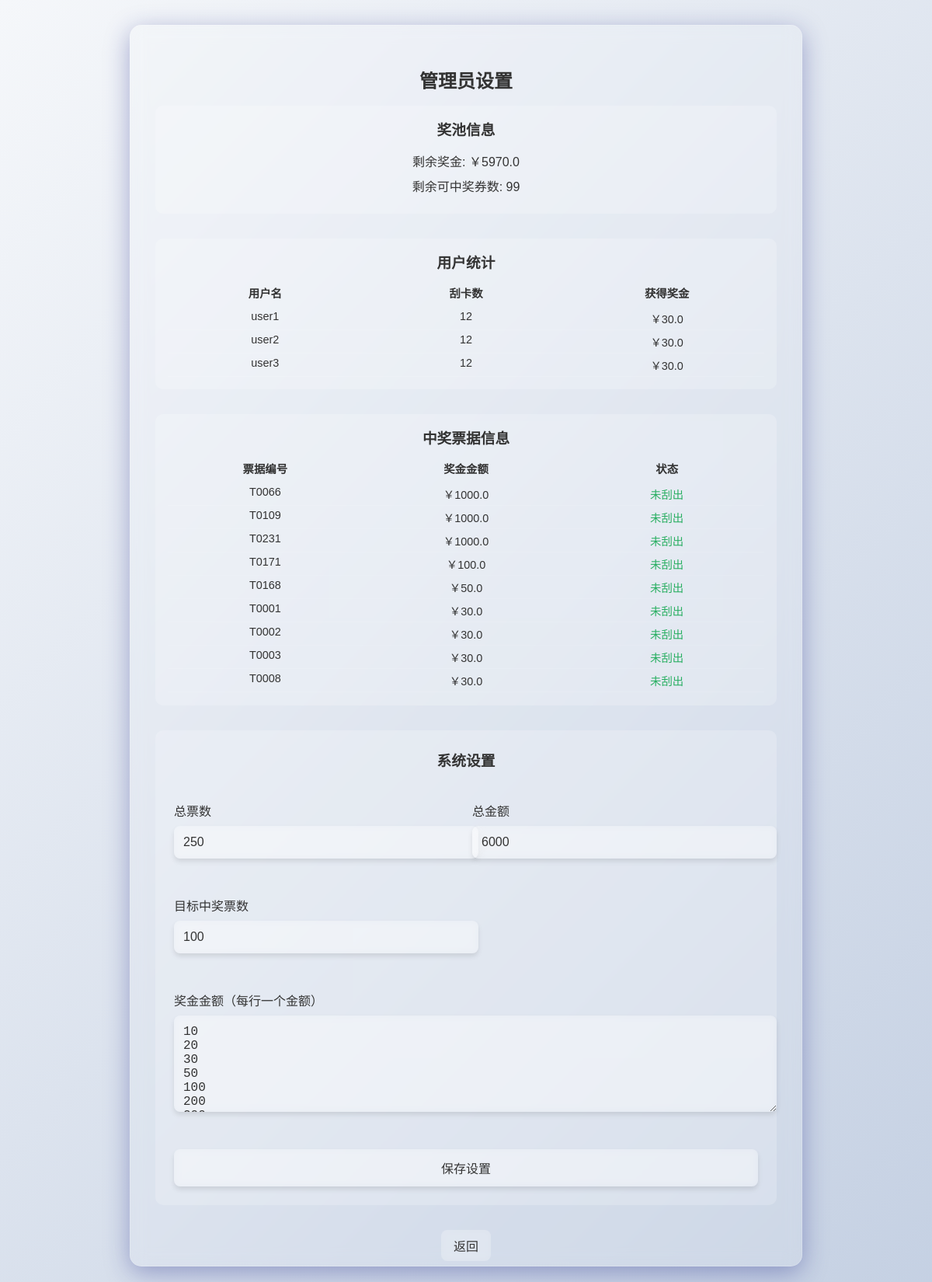
/admin/settings (signed in), run on the app's committed database.
### tables this page shows
CREATE TABLE users (
                id INTEGER PRIMARY KEY,
                username TEXT UNIQUE,
                password TEXT,
                spent_amount REAL DEFAULT 0
            );

CREATE TABLE tickets (
                id INTEGER PRIMARY KEY,
                ticket_number TEXT,
                amount REAL,
                is_selected INTEGER DEFAULT 0
            );

### app.py (the view, shortened to what this page needs)
@app.route('/admin/settings', methods=['GET', 'POST'])
def admin_settings():
    if 'admin' not in session:
        return redirect(url_for('admin'))
    try:
        with open('setting.json', 'r', encoding='utf-8') as f:
            settings = json.load(f)
    except FileNotFoundError:
        settings = {
            'total_tickets': 100,
            'total_amount': 10000,
            'target_winning_tickets': 50,
            'prize_amounts': [10, 20, 30, 50, 100, 200, 500, 1000]
        }
    user_stats = []
    remaining_prize_pool = 0
    remaining_winning_tickets = 0
    winning_tickets = []
    try:
        conn = sqlite3.connect('xx.sqlite')
        cursor = conn.cursor()
        cursor.execute('SELECT username FROM users')
        users = cursor.fetchall()
        cursor.execute('SELECT COUNT(*), COALESCE(SUM(amount), 0) FROM tickets WHERE is_selected = 1')
        total_scratched, total_winnings = cursor.fetchone()
        user_stats = []
        for user in users:
            user_stats.append((user[0], total_scratched or 0, total_winnings or 0))
        cursor.execute('SELECT COALESCE(SUM(amount), 0) FROM tickets WHERE is_selected = 1 AND amount > 0')
        won_amount = cursor.fetchone()[0] or 0
        remaining_prize_pool = settings['total_amount'] - won_amount
        cursor.execute('SELECT COUNT(*) FROM tickets WHERE is_selected = 1 AND amount > 0')
        won_tickets = cursor.fetchone()[0] or 0
        remaining_winning_tickets = settings['target_winning_tickets'] - won_tickets
        cursor.execute('SELECT ticket_number, amount, is_selected FROM tickets WHERE amount > 0 ORDER BY amount DESC, ticket_number')
        winning_tickets = cursor.fetchall()
        conn.close()
    except sqlite3.Error as e:
        print(f"查询统计信息错误: {e}")
    return render_template('admin_settings.html',
                         settings=settings,
                         user_stats=user_stats,
                         remaining_prize_pool=remaining_prize_pool,
                         remaining_winning_tickets=remaining_winning_tickets,
                         winning_tickets=winning_tickets)

### templates/admin_settings.html (shortened to what this page needs)
<!DOCTYPE html>
<html lang="zh-CN">
<head>
    <link rel="stylesheet" href="{{ url_for('static', filename='css/style.css') }}">
</head>
<body>
    <div class="glass-container">
        <h2>管理员设置</h2>
        <div style="margin-bottom: 2rem; padding: 1rem; background: rgba(255, 255, 255, 0.2); border-radius: 10px;">
            <h3 style="margin: 0 0 1rem 0; color: #333;">奖池信息</h3>
            <p style="margin: 0.5rem 0; color: #333;">剩余奖金: ￥{{ remaining_prize_pool }}</p>
            <p style="margin: 0.5rem 0; color: #333;">剩余可中奖券数: {{ remaining_winning_tickets }}</p>
        </div>
        <div style="margin-bottom: 2rem; padding: 1rem; background: rgba(255, 255, 255, 0.2); border-radius: 10px;">
            <h3 style="margin: 0 0 1rem 0; color: #333;">用户统计</h3>
            <div style="max-height: 200px; overflow-y: auto;">
                <div style="display: grid; grid-template-columns: 1fr 1fr 1fr; gap: 0.5rem; font-size: 0.9rem; margin-bottom: 0.5rem;">
                    <div style="font-weight: bold; color: #333;">用户名</div>
                    <div style="font-weight: bold; color: #333;">刮卡数</div>
                    <div style="font-weight: bold; color: #333;">获得奖金</div>
                </div>
                {% for user_stat in user_stats %}
                <div style="display: grid; grid-template-columns: 1fr 1fr 1fr; gap: 0.5rem; font-size: 0.9rem; padding: 0.25rem 0; border-bottom: 1px solid rgba(255, 255, 255, 0.1);">
                    <div style="color: #333;">{{ user_stat[0] }}</div>
                    <div style="color: #333;">{{ user_stat[1] }}</div>
                    <div style="color: #333;">￥{{ user_stat[2] }}</div>
                </div>
                {% endfor %}
            </div>
        </div>
        <div style="margin-bottom: 2rem; padding: 1rem; background: rgba(255, 255, 255, 0.2); border-radius: 10px;">
            <h3 style="margin: 0 0 1rem 0; color: #333;">中奖票据信息</h3>
            <div style="max-height: 300px; overflow-y: auto;">
                <div style="display: grid; grid-template-columns: 1fr 1fr 1fr; gap: 0.5rem; font-size: 0.9rem; margin-bottom: 0.5rem;">
                    <div style="font-weight: bold; color: #333;">票据编号</div>
                    <div style="font-weight: bold; color: #333;">奖金金额</div>
                    <div style="font-weight: bold; color: #333;">状态</div>
                </div>
                {% for ticket in winning_tickets %}
                <div style="display: grid; grid-template-columns: 1fr 1fr 1fr; gap: 0.5rem; font-size: 0.9rem; padding: 0.25rem 0; border-bottom: 1px solid rgba(255, 255, 255, 0.1);">
                    <div style="color: #333;">{{ ticket[0] }}</div>
                    <div style="color: #333;">￥{{ ticket[1] }}</div>
                    <div style="color: {% if ticket[2] == 1 %} #e74c3c {% else %} #27ae60 {% endif %}">{{ '已刮出' if ticket[2] == 1 else '未刮出' }}</div>
                </div>
                {% endfor %}
            </div>
        </div>
        <form method="POST" action="{{ url_for('admin_settings') }}" style="background: rgba(255, 255, 255, 0.2); border-radius: 10px; padding: 1.5rem; margin-bottom: 1rem;">
            <h3 style="margin: 0 0 1.5rem 0; color: #333;">系统设置</h3>
            <div style="display: grid; grid-template-columns: 1fr 1fr; gap: 1rem; margin-bottom: 1rem;">
                <div class="form-group">
                    <label for="total_tickets">总票数</label>
                    <input type="number" id="total_tickets" name="total_tickets" value="{{ settings['total_tickets'] }}" required>
                </div>
                <div class="form-group">
                    <label for="total_amount">总金额</label>
                    <input type="number" id="total_amount" name="total_amount" value="{{ settings['total_amount'] }}" required>
                </div>
            </div>
            <div style="display: grid; grid-template-columns: 1fr 1fr; gap: 1rem; margin-bottom: 1rem;">
                <div class="form-group">
                    <label for="target_winning_tickets">目标中奖票数</label>
                    <input type="number" id="target_winning_tickets" name="target_winning_tickets" value="{{ settings['target_winning_tickets'] }}" required>
                </div>
                <div></div>
            </div>
            <div class="form-group">
                <label for="prize_amounts">奖金金额（每行一个金额）</label>
                <textarea id="prize_amounts" name="prize_amounts" required>{{ settings['prize_amounts']|join('\n') }}</textarea>
            </div>
            <button type="submit" style="width: 100%; margin-top: 1rem;">保存设置</button>
        </form>
        <a href="{{ url_for('admin') }}">返回</a>
    </div>
</body>
</html>

### static/css/style.css (style rules this page uses)
body { font-family: Arial, sans-serif; display: flex; justify-content: center; align-items: center; height: 100vh; margin: 0; background-color: #f0f0f0; }

### templates/admin_settings.html (style rules this page uses)
body { background: linear-gradient(135deg, #f5f7fa, #c3cfe2); font-family: 'Arial', sans-serif; display: flex; justify-content: center; align-items: flex-start; min-height: 100vh; margin: 0; padding: 2rem 0; }
.glass-container { background: rgba(255, 255, 255, 0.1); backdrop-filter: blur(10px); border-radius: 15px; box-shadow: 0 8px 32px 0 rgba(31, 38, 135, 0.37); border: 1px solid rgba(255, 255, 255, 0.18); padding: 2rem; width: 90%; max-width: 800px; text-align: center; max-height: 90vh; overflow-y: auto; }
h2 { color: #333; margin-bottom: 1rem; }
form { display: flex; flex-direction: column; gap: 1rem; }
input, button { padding: 0.75rem; border-radius: 8px; border: none; background: rgba(255, 255, 255, 0.2); backdrop-filter: blur(5px); box-shadow: 0 4px 6px rgba(0, 0, 0, 0.1); color: #333; font-size: 1rem; transition: all 0.3s ease; }
button { cursor: pointer; }
a { display: inline-block; margin-top: 1rem; padding: 0.5rem 1rem; background: rgba(255, 255, 255, 0.2); backdrop-filter: blur(5px); border-radius: 8px; color: #333; text-decoration: none; transition: all 0.3s ease; }
.form-group { display: flex; flex-direction: column; align-items: flex-start; width: 100%; margin-bottom: 1rem; }
label { text-align: left; margin-bottom: 0.5rem; color: #333; }
input { width: 100%; text-align: left; }
textarea { width: 100%; min-height: 100px; padding: 0.75rem; border-radius: 8px; border: none; background: rgba(255, 255, 255, 0.2); backdrop-filter: blur(5px); box-shadow: 0 4px 6px rgba(0, 0, 0, 0.1); color: #333; font-size: 1rem; transition: all 0.3s ease; resize: vertical; }

### data on the page
users: username "user1", user_stat "12", user_stat "30.0"
users: username "user2", user_stat "12", user_stat "30.0"
users: username "user3", user_stat "12", user_stat "30.0"
tickets: ticket_number "T0066", amount "1000.0", is_selected "未刮出"
tickets: ticket_number "T0109", amount "1000.0", is_selected "未刮出"
tickets: ticket_number "T0231", amount "1000.0", is_selected "未刮出"
tickets: ticket_number "T0171", amount "100.0", is_selected "未刮出"
tickets: ticket_number "T0168", amount "50.0", is_selected "未刮出"
tickets: ticket_number "T0001", amount "30.0", is_selected "未刮出"
tickets: ticket_number "T0002", amount "30.0", is_selected "未刮出"
tickets: ticket_number "T0003", amount "30.0", is_selected "未刮出"
tickets: ticket_number "T0008", amount "30.0", is_selected "未刮出"

### other printed values
{{ remaining_prize_pool }} "5970.0"
{{ remaining_winning_tickets }} "99"
